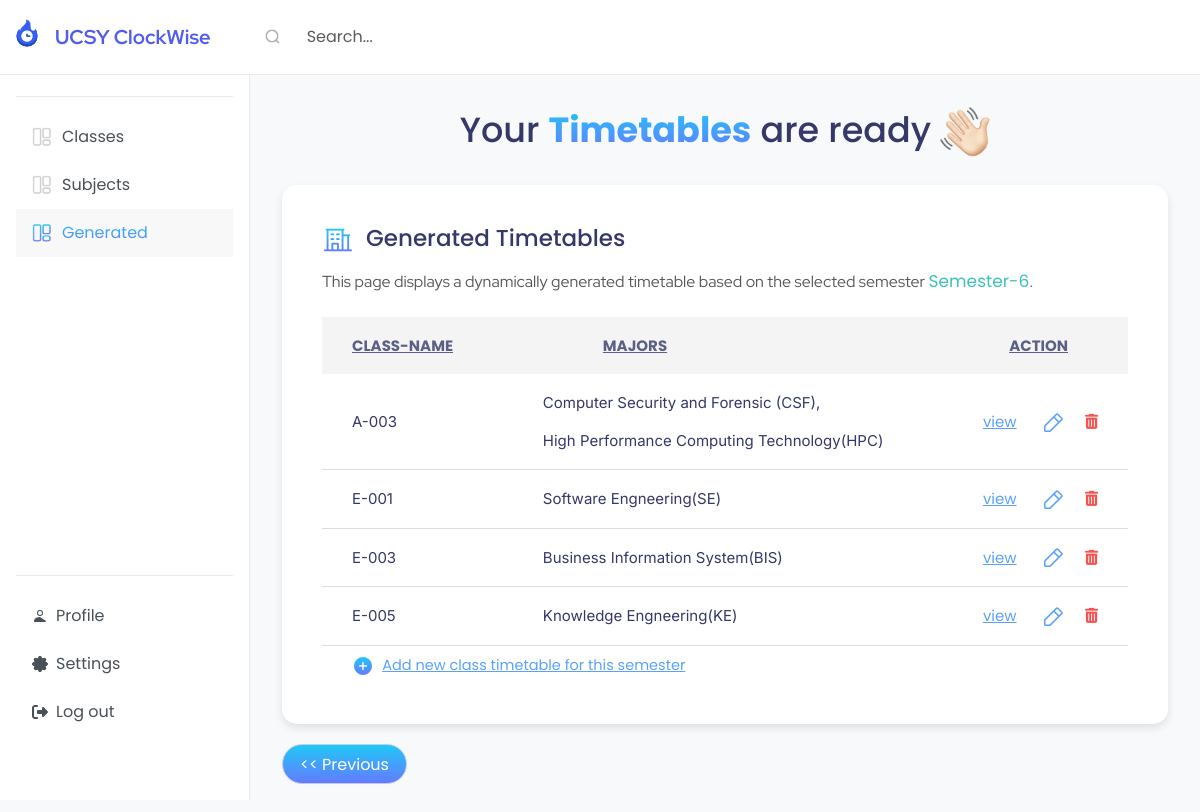
/timetable_list/8/ (signed in), run on the app's committed database.
### myapp/models.py (models this page shows, shortened)
class Semester(models.Model):
    name = models.CharField(max_length=10, unique=True)  # Example: "1st Sem", "2nd Sem"
    def __str__(self):
        return self.name

class Classroom(models.Model):
    room_number = models.CharField(max_length=15, unique=True)
    majors = models.ManyToManyField(Major, blank=True)  # Many majors can use a classroom
    semesters = models.ForeignKey(Semester, on_delete=models.CASCADE, null=True, blank=True)  # Many semesters can use a classroom
    instructors = models.ManyToManyField(User, blank=True)
    is_lab = models.BooleanField(default=False)

class Major(models.Model):
    name = models.CharField(max_length=100)

### myapp/views.py (the view)
# urls.py: path('timetable_list/<int:semester_id>/',views.timetable_list,name='timetable_list'),
@login_required
@user_passes_test(lambda u: u.is_superuser)
def timetable_list(request, semester_id):
    semester = Semester.objects.get(id=semester_id)
    rooms = Timetable_Schedule.objects.filter(semester=semester).values_list('classroom', flat=True).distinct()
    classrooms = Classroom.objects.filter(id__in=rooms)
    print(semester)
    return render(request, 'timetable_list.html', {
        'classrooms': classrooms,
        'semester': semester,
        'semester_id': semester_id
    })

### myapp/Templates/timetable_list.html (shortened to what this page needs)
<!DOCTYPE html>
{% extends "base4.html" %}
{% load static %}
    {% block content %}
    <link rel="stylesheet" href="{% static 'CSS/timetable_list.css' %}">
    <h1 class="timetable-header">
    Your <span>Timetables</span> are ready
    <img src="{% static 'images/WavingHand.jpg' %}">
    </h1>
    <div class="whole">
        <h4 class="title">
           <img src="{% static 'images/Office.jpg' %}" class="class-icon">
            Generated Timetables
        </h4>
        <p>This page displays a dynamically generated timetable based on the selected semester <span class="semester">{{ semester }}</span>.</p>
            <table class="timetable-table" >
                <thead>
                    <tr>
                        <th><u>CLASS-NAME</u></th>
                        <th style="padding-left: 120px;"><u>MAJORS</u></th>
                        <th style="padding-right: 60px;"><u>ACTION</u></th>
                    </tr>
                </thead>
                <tbody>
                    {% for room in classrooms %}
                    <tr>
                        <td>{{ room.room_number }}</td>
                        <td style="padding-left: 60px;">
                            {% for major in room.majors.all %}
                                {{ major.name }}{% if not forloop.last %},<br> {% endif %}
                            {% empty %}
                                No majors assigned
                            {% endfor %}
                        </td>
                        <td>
                            <div class="link">
                                <a href="{% url 'classroom-timetable' semester_id=semester_id classroom_id=room.id %}">
                                   <u>view</u>
                                </a>&nbsp;&nbsp;&nbsp;&nbsp;
                                <a> <img src="{% static 'images/Pencil.jpg' %}" class="class-icon"></a>&nbsp;&nbsp;&nbsp;&nbsp;
                                <a href="{% url 'classroom-delete' semester_id=semester_id classroom_id=room.id %}">
                                     <i class="fas fa-trash-alt" style="color: #F55252;"></i>
                                </a>
                            </div>
                        </td>
                    </tr>
                    {% endfor %}
                </tbody>
            </table>
        <a href="{% url 'fill_room_data' semester_id=semester_id %}" class="add-btn">
            <img src="{% static 'images/Plus.jpg' %}" class="class-icon">&nbsp;
            <u>Add new class timetable for this semester</u>
        </a>
    </div>
    <button class="back" onclick="location.href='{% url 'admin-home' %}'"><< Previous</button>
    {% endblock %}

### myapp/static/CSS/timetable_list.css (style rules this page uses)
h1.timetable-header { font-family: 'Poppins' !important; font-size: 35px !important; text-align: center !important; font-weight: 700px !important; color: #343969 !important; padding-top: 15px !important; padding-bottom: 20px !important; }
h1.timetable-header span { background: linear-gradient(180deg, #21C8F6 0%, #637BFF 100%); -webkit-background-clip: text; -webkit-text-fill-color: transparent; background-clip: text; color: transparent; font-weight: bold !important; }
h1.timetable-header img { width: 50px !important; }
.whole { background-color: white; border-radius: 15px; line-height: 37.5px; padding: 40px; box-shadow: 0 4px 8px rgba(0, 0, 0, 0.1); }
.title { color: #343969; font-weight: 500px; font-size: 23px; font-family: 'Poppins'; }
.title img { width: 30px; height: 30px; margin-right: 8px; vertical-align: middle; }
.whole p { font-family: 'Red Hat Display'; font-size: 16px; font-weight: 400px; letter-spacing: 0; text-align: justify; color: #565656; padding-bottom: 0px; }
.semester { font-size: 17px; font-weight: 600px; color: #3DC2B9; }
table.timetable-table { width: 100%; color: #343969; border-collapse: collapse; font-family: 'Inter'; font-size: 18px; }
table.timetable-table thead { background-color: #f2f2f2; color: #343969; opacity: 0.8; font-weight: 300px; }
table.timetable-table th, table.timetable-table td { padding: 10px; font-family: 'Inter' !important; font-size: 15px; }
table.timetable-table th:first-child { padding-left: 30px; font-weight: 600px; }
table.timetable-table td:first-child { padding-left: 30px; font-weight: 700px; font-family: 'Inter' !important; }
table.timetable-table th:last-child { text-align: right; padding-right: 30px; font-weight: 600px; }
table.timetable-table td:last-child { text-align: right; padding-right: 30px; font-weight: 700px; font-family: 'Inter' !important; }
table.timetable-table td { border-bottom: 1px solid #ddd; }
.back { color: white; background: linear-gradient(180deg, #21C8F6 0%, #637BFF 100%); font-size: 16px; width: 125px; height: 40px; border: 1px solid #C5CAFC; border-radius: 80px; padding-top: 8px; padding-bottom: 11px; padding-left: 17px; padding-right: 17px; margin-top: 20px; transition: background-color 0.2s, color 0.2s; }
a { text-decoration: none; color: #5AA1FE; font-family: 'Inter'; }
.add-btn { font-size: 14.5px !important; font-weight: 500px; font-family: 'Inter'; padding-left: 30px; color: #5AA1FE; }

### data on the page
Semester: name "Semester-6"
Classroom: room_number "A-003"
Major: name "Computer Security and Forensic (CSF)"
Major: name "High Performance Computing Technology(HPC)"
Classroom: room_number "E-001"
Major: name "Software Engneering(SE)"
Classroom: room_number "E-003"
Major: name "Business Information System(BIS)"
Classroom: room_number "E-005"
Major: name "Knowledge Engneering(KE)"
